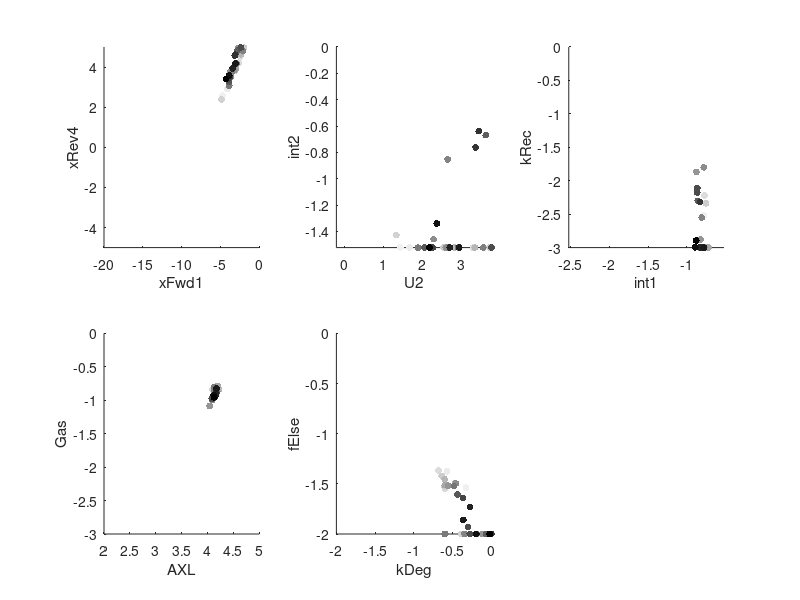

This chart was generated by the following MATLAB code: (Note: this script raises an error after producing the figure.)
function interpret()

load WithpYnewBalance_Z48;
fitStruct2 = fitStruct; %#ok<NODEF>
load WithpYnewBalance_56v
fitStruct = [fitStruct, fitStruct2];
fitStruct2 = fitStruct;
load WithpYnewBalance_B2a;
fitStruct = [fitStruct, fitStruct2];

names = {'U2','xFwd1','xRev4','int1','int2','kRec','kDeg','fElse','AXL','Gas'};

fitt = [];
params = [];

for ii = 1:length(fitStruct)
    fitt = [fitt, fitStruct{ii}.fitIDXglobal];
    params = [params; fitStruct{ii}.paramOpt];
end

disp(min(fitt(params(:,end) > 0.5)));
disp(min(fitt(params(:,end) < 0.5)));

cutoff = min(fitt)+3;

params(fitt > cutoff,:) = [];
fitt(fitt > cutoff) = [];

[fitt, IDX] = sort(fitt);
params = params(IDX,:);
params = flipud(params);
fitt = fliplr(fitt);

clear fitIDXglobal fitStruct slices symbols A b Dopts ii xxxx fname paramOpt

figure(1);

plotD = @(idx1, idx2) plotData(names, minn, maxx, params, fitt, idx1, idx2);

subplot(2,3,1);
plotD(2, 3); % 

subplot(2,3,2);
plotD(1, 5);

subplot(2,3,3);
plotD(4, 6); %

subplot(2,3,4);
plotD(9, 10); %

subplot(2,3,5);
plotD(7, 8); %

%%

params = 10.^params;
params(:,end) = params(:,end) > 0.05;

figure(2);

Gass = [0 logspace(log10(0.25),log10(64),100)];

for ii = 1:size(params,1)
    
    for jj = 1:length(Gass)
            [stimProfile, stimProfileTot, stimProfileSurf] = cLib_profile ([0 60 240], params(ii,:), Gass(jj));

            outHour(ii,jj) = stimProfile(2);
            outFour(ii,jj) = stimProfile(3);

            outHourTot(ii,jj) = stimProfileTot(2);
            outFourTot(ii,jj) = stimProfileTot(3);

            outHourSurf(ii,jj) = stimProfileSurf(2);
            outFourSurf(ii,jj) = stimProfileSurf(3);
    end
end

Gass(1) = 0.1;

for ii = 1:size(params,1)

    subplot(1,3,1);
    semilogx(Gass,outHour(ii,:)','Color',[1 1 1] + [1 1 0]*(fitt(ii) - max(fitt))/(cutoff - min(fitt)));
    hold on;
    semilogx(Gass,outFour(ii,:)','Color',ones(1,3)*(fitt(ii) - min(fitt))/(cutoff - min(fitt)));
    axis([min(Gass) max(Gass) 0 max(outFour(ii,:))*1.1]);

    subplot(1,3,2);
    semilogx(Gass,outHourTot(ii,:)','Color',[1 1 1] + [1 1 0]*(fitt(ii) - max(fitt))/(cutoff - min(fitt)));
    hold on;
    semilogx(Gass,outFourTot(ii,:)','Color',ones(1,3)*(fitt(ii) - min(fitt))/(cutoff - min(fitt)));
    axis([min(Gass) max(Gass) 0 max(outFourTot(ii,:))*1.1]);

    subplot(1,3,3);
    semilogx(Gass,outHourSurf(ii,:)','Color',[1 1 1] + [1 1 0]*(fitt(ii) - max(fitt))/(cutoff - min(fitt)));
    hold on;
    semilogx(Gass,outFourSurf(ii,:)','Color',ones(1,3)*(fitt(ii) - min(fitt))/(cutoff - min(fitt)));
    axis([min(Gass) max(Gass) 0 max(outFourSurf(ii,:))*1.1]);

end



figure(3);
Gass = 1.25;
tps = linspace(0,10,100);

for ii = 1:size(params,1)
        stimProfile2 = cLib_profile (tps, params(ii,:), Gass);
        
        plot(tps,stimProfile2,'Color',ones(1,3)*(fitt(ii) - min(fitt))/(cutoff - min(fitt)));
        axis([min(tps) max(tps) 0 14]);
        hold on;
end

end


function plotData (names, minn, maxx, params, fitt, idx1, idx2)

scatter(params(:,idx1),params(:,idx2),25,fitt,'filled');
xlabel(names(idx1));
ylabel(names(idx2));
axis([minn(idx1) maxx(idx1) minn(idx2) maxx(idx2)]);
colormap('gray')
brighten(-0.2)

end

